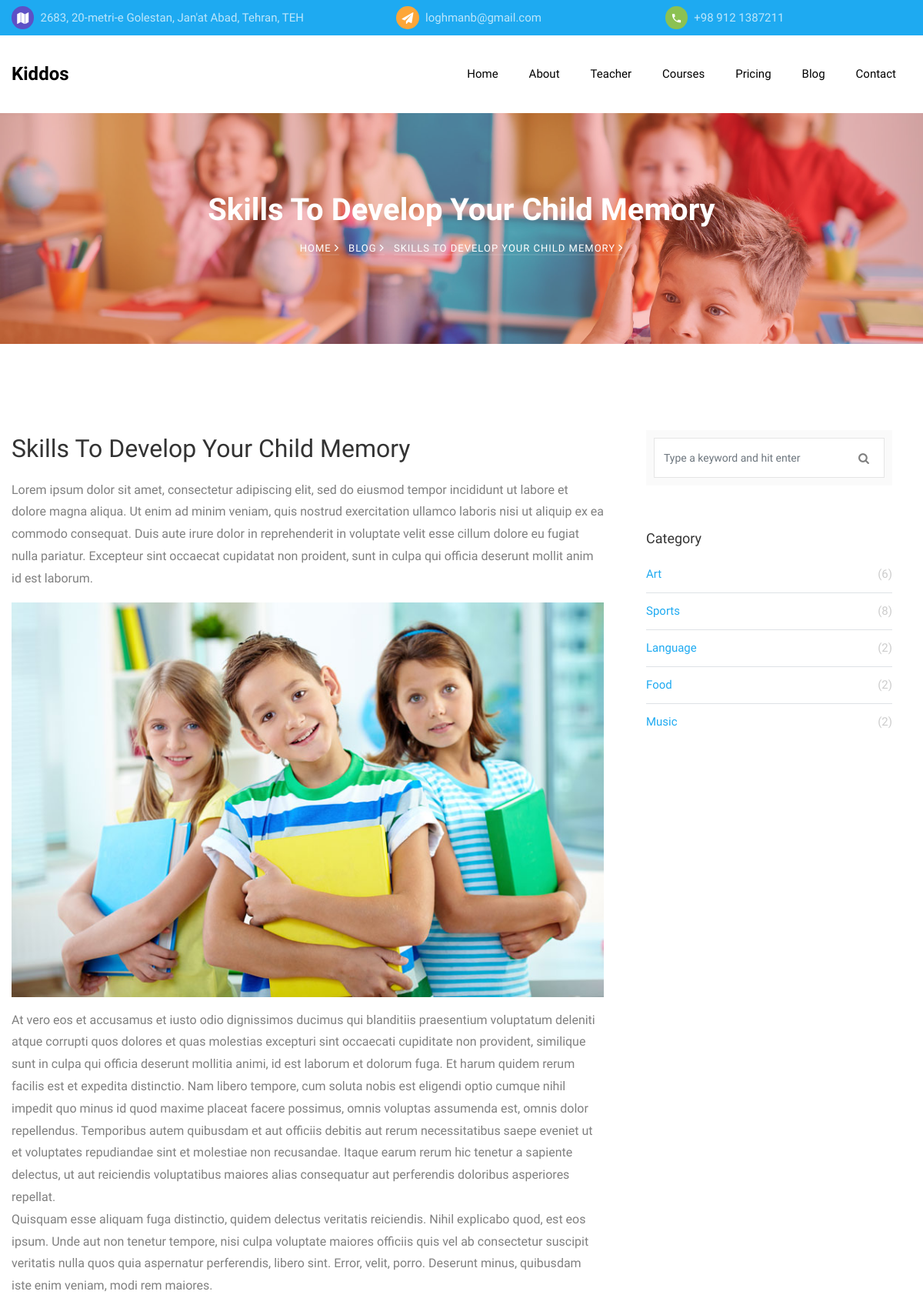
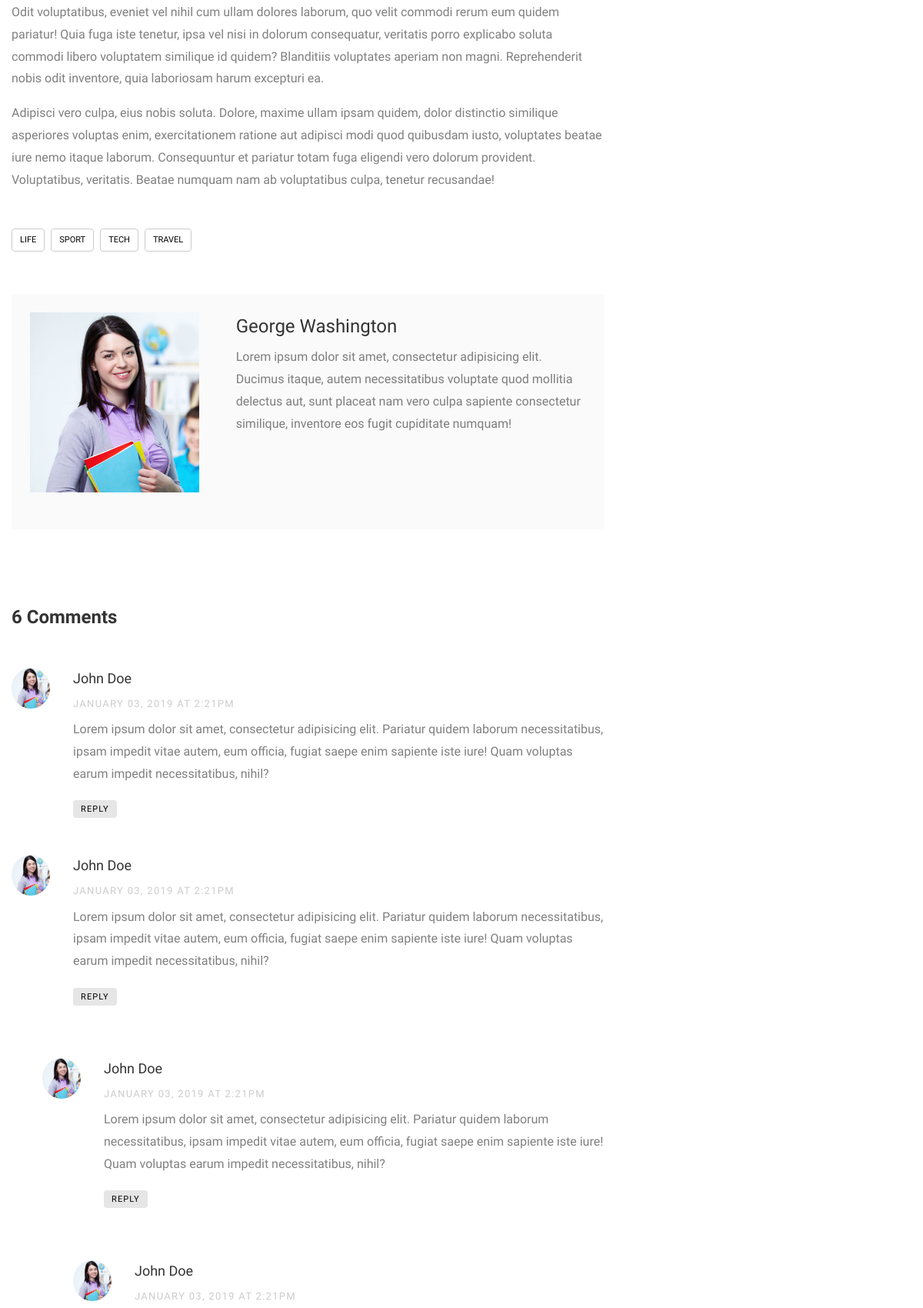
The app's page /blog/6 (upper part) with its own data (2 pictures, top to bottom).
### pages/models.py (models this page shows, shortened)
class Setting(models.Model):
    class Meta:
        db_table = 'kiddos_settings'
    name = models.CharField('Name', primary_key=True,
                            max_length=32, blank=False, null=False)
    value = models.CharField('Value', max_length=512, blank=True, null=True)

class BlogPost(models.Model):
    class Meta:
        db_table = 'kiddos_blog_post'
    title = models.CharField('Title', max_length=128, blank=False, null=False)
    short_desc = models.CharField('Short Description', max_length=256)
    body = models.TextField('Body')
    tags = models.CharField(_('Tags'), max_length=128,
                            blank=True, null=False, default='')
    image = models.ImageField('Image', upload_to='images/%Y/%m/%d/')
    is_published = models.BooleanField(_('Is published!'), default=True)
    create_date = models.DateTimeField(verbose_name=_('Creation Date'),
                                       default=datetime.now, blank=True)
    create_user = models.ForeignKey(
        settings.AUTH_USER_MODEL,
        on_delete=models.CASCADE,
        related_name='+',
        blank=True,
        null=True,
        verbose_name=_('Created by'),
    )
    @property
    def tag_list(self):
        return self.tags and self.tags.split('|') or []

### pages/views.py (the view)
# urls.py: path('blog/<int:id>', views.blog_single, name='blog-single'),
def blog_single(request, id):
    blog_post = models.BlogPost.objects.get(pk=id)
    return render(request, 'pages/blog-single.html', {'blog_post': blog_post})

### pages/services.py (called while the page is built)
def get_website_settings():
    data = {
        SETTINGS_PHONE_NO: '+ 123 456 789',
        SETTINGS_EMAIL: 'youremail@email.com',
        SETTINGS_ADDRESS: '1234 Fake Street st., My City, My State',
        SETTINGS_TWITTER: 'my_twitter_account',
        SETTINGS_INSTAGRAM: 'my_instagram_account',
        SETTINGS_FACEBOOK: 'my_facebook_account',
        SETTINGS_WEBSITE: 'yoursite.com',
    }
    data.update({setting.name: setting.value
                 for setting in models.Setting.objects.all()})
    data['latest_blog_posts'] = models.BlogPost.objects.order_by(
        '-create_date')[:2]
    return data

### pages/views.py (called while the page is built)
def render(request, template, data=None):
    if data is None:
        data = {}
    data.update(services.get_website_settings())
    return _render(request, template, data)

### templates/pages/blog-single.html (shortened to what this page needs)
{% extends 'base.html' %}
{% load static %}
{% load humanize %}
{% block content %}
<section class="hero-wrap hero-wrap-2" style="background-image: url('{% static 'images/bg_2.jpg'%}');">
    <div class="overlay"></div>
    <div class="container">
        <div class="row no-gutters slider-text align-items-center justify-content-center">
            <div class="col-md-9 ftco-animate text-center">
                <h1 class="mb-2 bread">{{ blog_post.title }}</h1>
                <p class="breadcrumbs">
                    <span class="mr-2"><a href="{% url 'index' %}">Home <i class="ion-ios-arrow-forward"></i></a></span>
                    <span class="mr-2"><a href="{% url 'blog' %}">Blog <i class="ion-ios-arrow-forward"></i></a></span>
                    <span>{{ blog_post.title }} <i class="ion-ios-arrow-forward"></i></span>
                </p>
            </div>
        </div>
    </div>
</section>
<section class="ftco-section">
    <div class="container">
        <div class="row">
            <div class="col-lg-8 ftco-animate">
                <h2 class="mb-3">{{ blog_post.title }}</h2>
                <p>{{ blog_post.body|safe }}</p>
                {% if blog_post.tags %}
                <div class="tag-widget post-tag-container mb-5 mt-5">
                    <div class="tagcloud">
                        {% for tag in blog_post.tag_list %}
                        <a href="#" class="tag-cloud-link">{{ tag }}</a>
                        {% endfor %}
                    </div>
                </div>
                {% endif %}
                <div class="about-author d-flex p-4 bg-light">
                    <div class="bio mr-5">
                        <img src="images/teacher-1.jpg" alt="Image placeholder" class="img-fluid mb-4">
                    </div>
                    <div class="desc">
                        <h3>George Washington</h3>
                        <p>Lorem ipsum dolor sit amet, consectetur adipisicing elit. Ducimus itaque, autem
                            necessitatibus voluptate quod mollitia delectus aut, sunt placeat nam vero culpa sapiente
                            consectetur similique, inventore eos fugit cupiditate numquam!</p>
                    </div>
                </div>
                <div class="pt-5 mt-5">
                    <h3 class="mb-5 h4 font-weight-bold">6 Comments</h3>
                    <ul class="comment-list">
                        <li class="comment">
                            <div class="vcard bio">
                                <img src="images/teacher-1.jpg" alt="Image placeholder">
                            </div>
                            <div class="comment-body">
                                <h3>John Doe</h3>
                                <div class="meta mb-2">January 03, 2019 at 2:21pm</div>
                                <p>Lorem ipsum dolor sit amet, consectetur adipisicing elit. Pariatur quidem laborum
                                    necessitatibus, ipsam impedit vitae autem, eum officia, fugiat saepe enim sapiente
                                    iste iure! Quam voluptas earum impedit necessitatibus, nihil?</p>
                                <p><a href="#" class="reply">Reply</a></p>
                            </div>
                        </li>
                        <li class="comment">
                            <div class="vcard bio">
                                <img src="images/teacher-1.jpg" alt="Image placeholder">
                            </div>
                            <div class="comment-body">
                                <h3>John Doe</h3>
                                <div class="meta mb-2">January 03, 2019 at 2:21pm</div>
                                <p>Lorem ipsum dolor sit amet, consectetur adipisicing elit. Pariatur quidem laborum
                                    necessitatibus, ipsam impedit vitae autem, eum officia, fugiat saepe enim sapiente
                                    iste iure! Quam voluptas earum impedit necessitatibus, nihil?</p>
                                <p><a href="#" class="reply">Reply</a></p>
                            </div>
                            <ul class="children">
                                <li class="comment">
                                    <div class="vcard bio">
                                        <img src="images/teacher-1.jpg" alt="Image placeholder">
                                    </div>
                                    <div class="comment-body">
                                        <h3>John Doe</h3>
                                        <div class="meta mb-2">January 03, 2019 at 2:21pm</div>
                                        <p>Lorem ipsum dolor sit amet, consectetur adipisicing elit. Pariatur quidem
                                            laborum necessitatibus, ipsam impedit vitae autem, eum officia, fugiat saepe
                                            enim sapiente iste iure! Quam voluptas earum impedit necessitatibus, nihil?
                                        </p>
                                        <p><a href="#" class="reply">Reply</a></p>
                                    </div>
                                    <ul class="children">
                                        <li class="comment">
                                            <div class="vcard bio">
                                                <img src="images/teacher-1.jpg" alt="Image placeholder">
                                            </div>
                                            <div class="comment-body">
                                                <h3>John Doe</h3>
                                                <div class="meta mb-2">January 03, 2019 at 2:21pm</div>
                                            </div>
                                        </li>
                                    </ul>
                                </li>
                            </ul>
                        </li>
                    </ul>
                </div>
            </div>
            <div class="col-lg-4 sidebar ftco-animate">
                <div class="sidebar-box">
                    <form action="#" class="search-form">
                        <div class="form-group">
                            <span class="icon icon-search"></span>
                            <input type="text" class="form-control" placeholder="Type a keyword and hit enter">
                        </div>
                    </form>
                </div>
                <div class="sidebar-box ftco-animate">
                    <h3>Category</h3>
                    <ul class="categories">
                        <li><a href="#">Art <span>(6)</span></a></li>
                        <li><a href="#">Sports <span>(8)</span></a></li>
                        <li><a href="#">Language <span>(2)</span></a></li>
                        <li><a href="#">Food <span>(2)</span></a></li>
                        <li><a href="#">Music <span>(2)</span></a></li>
                    </ul>
                </div>
            </div>
        </div>
    </div>
</section>
{% endblock %}

### templates/partials/_topbar.html
<div class="py-2 bg-primary">
    <div class="container">
        <div class="row no-gutters d-flex align-items-start align-items-center px-3 px-md-0">
            <div class="col-lg-12 d-block">
                <div class="row d-flex">
                    <div class="col-md-5 pr-4 d-flex topper align-items-center">
                        <div class="icon bg-fifth mr-2 d-flex justify-content-center align-items-center"><span
                                class="icon-map"></span></div>
                        <span class="text">{{ settings_address }}</span>
                    </div>
                    <div class="col-md pr-4 d-flex topper align-items-center">
                        <div class="icon bg-secondary mr-2 d-flex justify-content-center align-items-center"><span
                                class="icon-paper-plane"></span></div>
                        <a href="mailto:{{ settings_email }}"><span class="text">{{ settings_email }}</span></a>
                    </div>
                    <div class="col-md pr-4 d-flex topper align-items-center">
                        <div class="icon bg-tertiary mr-2 d-flex justify-content-center align-items-center"><span
                                class="icon-phone2"></span></div>
                        <span class="text">{{ settings_phone_no }}</span>
                    </div>
                </div>
            </div>
        </div>
    </div>
</div>

### kiddos/static/css/icomoon.css (style rules this page uses)
[class^="icon-"], [class*=" icon-"] { font-family: 'icomoon' !important; speak: none; font-style: normal; font-weight: normal; font-variant: normal; text-transform: none; line-height: 1; -webkit-font-smoothing: antialiased; -moz-osx-font-smoothing: grayscale; }
.icon-search:before { content: "\f002"; }
.icon-paper-plane:before { content: "\f1d8"; }
.icon-map:before { content: "\f279"; }
.icon-phone2:before { content: "\e0cd"; }

### records on screen
Setting: value "2683, 20-metri-e Golestan, Jan'at Abad, Tehran, TEH"
Setting: value "loghmanb@gmail.com"
Setting: value "+98 912 1387211"
BlogPost: title "Skills To Develop Your Child Memory", title "SKILLS TO DEVELOP YOUR CHILD MEMORY", body "Lorem ipsum dolor sit amet, consectetur adipiscing elit, sed do eiusmod tempor incididunt ut labore et dolore magna aliqua. Ut enim ad minim veniam, quis nostrud exercitation ullamco laboris nisi ut aliquip ex ea commodo consequat. Duis aute irure dolor in reprehenderit in voluptate velit esse cillum dolore eu fugiat nulla pariatur. Excepteur sint occaecat cupidatat non proident, sunt in culpa qui officia deserunt mollit anim id est laborum. At vero eos et accusamus et iusto odio dignissimos ducimus qui blanditiis praesentium voluptatum deleniti atque corrupti quos dolores et quas molestias excepturi sint occaecati cupiditate non provident, similique sunt in culpa qui officia deserunt…", body (picture)

### other values on screen
{{ tag }} "LIFE" "SPORT" "TECH" "TRAVEL"
